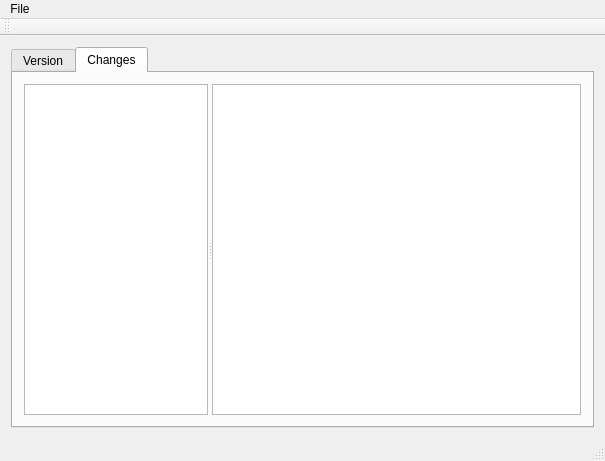
<?xml version="1.0" encoding="UTF-8"?>
<ui version="4.0">
 <class>MainWindow</class>
 <widget class="QMainWindow" name="MainWindow">
  <property name="geometry">
   <rect>
    <x>0</x>
    <y>0</y>
    <width>605</width>
    <height>461</height>
   </rect>
  </property>
  <property name="windowTitle">
   <string>MainWindow</string>
  </property>
  <widget class="QWidget" name="centralWidget">
   <layout class="QHBoxLayout" name="horizontalLayout">
    <item>
     <widget class="QTabWidget" name="tabWidget">
      <property name="currentIndex">
       <number>1</number>
      </property>
      <widget class="QWidget" name="versionsTab">
       <attribute name="title">
        <string>Version</string>
       </attribute>
      </widget>
      <widget class="QWidget" name="changesTab">
       <attribute name="title">
        <string>Changes</string>
       </attribute>
       <layout class="QHBoxLayout" name="horizontalLayout_2">
        <item>
         <widget class="QSplitter" name="splitter">
          <property name="sizePolicy">
           <sizepolicy hsizetype="Expanding" vsizetype="Preferred">
            <horstretch>2</horstretch>
            <verstretch>0</verstretch>
           </sizepolicy>
          </property>
          <property name="orientation">
           <enum>Qt::Horizontal</enum>
          </property>
          <widget class="QTreeView" name="treeView">
           <property name="sizePolicy">
            <sizepolicy hsizetype="Expanding" vsizetype="Expanding">
             <horstretch>4</horstretch>
             <verstretch>0</verstretch>
            </sizepolicy>
           </property>
           <property name="maximumSize">
            <size>
             <width>16777215</width>
             <height>16777215</height>
            </size>
           </property>
           <property name="frameShape">
            <enum>QFrame::StyledPanel</enum>
           </property>
           <attribute name="headerVisible">
            <bool>false</bool>
           </attribute>
          </widget>
          <widget class="QTextBrowser" name="textBrowser">
           <property name="sizePolicy">
            <sizepolicy hsizetype="Expanding" vsizetype="Expanding">
             <horstretch>8</horstretch>
             <verstretch>0</verstretch>
            </sizepolicy>
           </property>
           <property name="lineWrapMode">
            <enum>QTextEdit::WidgetWidth</enum>
           </property>
          </widget>
         </widget>
        </item>
       </layout>
      </widget>
     </widget>
    </item>
   </layout>
  </widget>
  <widget class="QMenuBar" name="menuBar">
   <property name="geometry">
    <rect>
     <x>0</x>
     <y>0</y>
     <width>605</width>
     <height>26</height>
    </rect>
   </property>
   <widget class="QMenu" name="menuFile">
    <property name="title">
     <string>File</string>
    </property>
    <addaction name="separator"/>
    <addaction name="actionOpen_Repository"/>
    <addaction name="separator"/>
    <addaction name="actionQuit"/>
   </widget>
   <addaction name="menuFile"/>
  </widget>
  <widget class="QToolBar" name="mainToolBar">
   <attribute name="toolBarArea">
    <enum>TopToolBarArea</enum>
   </attribute>
   <attribute name="toolBarBreak">
    <bool>false</bool>
   </attribute>
  </widget>
  <widget class="QStatusBar" name="statusBar"/>
  <action name="actionOpen_Repository">
   <property name="text">
    <string>Open Repository</string>
   </property>
   <property name="shortcut">
    <string>Ctrl+O</string>
   </property>
  </action>
  <action name="actionQuit">
   <property name="text">
    <string>Quit</string>
   </property>
  </action>
 </widget>
 <layoutdefault spacing="6" margin="11"/>
 <resources/>
 <connections/>
</ui>
